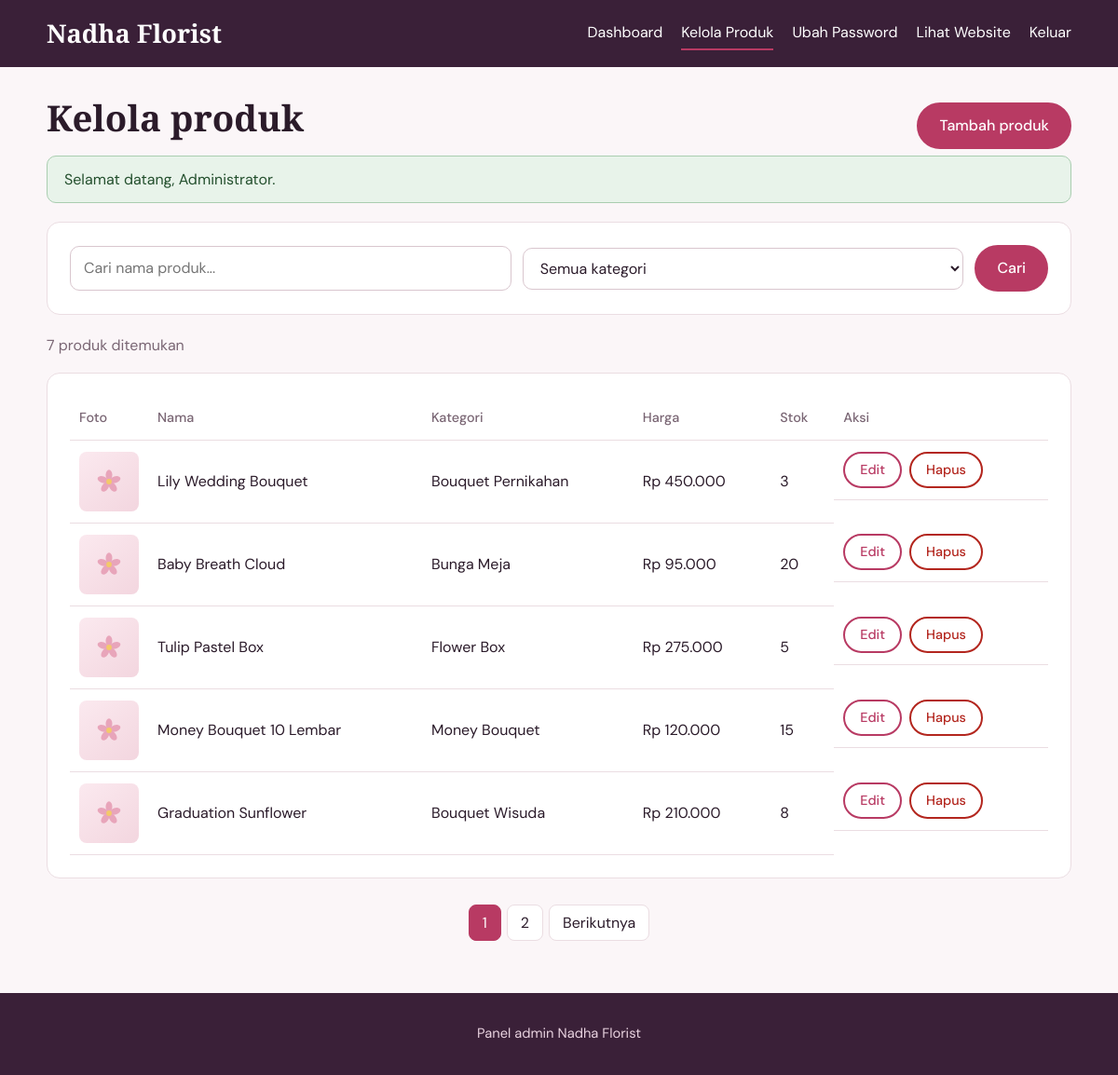
/admin/produk.php (signed in), run on the app's committed database.
### tables this page shows
CREATE TABLE IF NOT EXISTS `produk` (
  `id` int(11) NOT NULL AUTO_INCREMENT,
  `nama` varchar(100) NOT NULL,
  `kategori` varchar(50) NOT NULL,
  `deskripsi` text NOT NULL,
  `harga` decimal(12,2) NOT NULL,
  `stok` int(11) NOT NULL DEFAULT 0,
  `gambar` varchar(255) DEFAULT NULL,
  `created_at` timestamp NOT NULL DEFAULT CURRENT_TIMESTAMP,
  PRIMARY KEY (`id`)
);

### admin/produk.php (the view, shortened to what this page needs)
<?php
require_once "../config/database.php";
require_once "../includes/flash.php";
$keyword  = trim($_GET['keyword'] ?? '');
$kategori = $_GET['kategori'] ?? '';
$page     = isset($_GET['page']) ? (int)$_GET['page'] : 1;
if (!in_array($kategori, KATEGORI, true)) {
    $kategori = '';
}
$hasil = cari_produk($conn, $keyword, $kategori, $page, 5);
require_once "../includes/header.php";
?>
<div class="baris-judul">
    <h1>Kelola produk</h1>
    <a href="tambah.php" class="btn">Tambah produk</a>
</div>
<form method="GET" class="card filter-form">
    <input type="text" name="keyword" placeholder="Cari nama produk..." value="<?= e($keyword); ?>">
    <select name="kategori">
        <option value="">Semua kategori</option>
    </select>
    <button type="submit" class="btn">Cari</button>
</form>
<p class="info"><?= $hasil['total']; ?> produk ditemukan</p>
<div class="card">
    <div class="tabel-wrap">
        <table>
            <thead>
                <tr><th>Foto</th><th>Nama</th><th>Kategori</th><th>Harga</th><th>Stok</th><th>Aksi</th></tr>
            </thead>
            <tbody>
                <?php foreach ($hasil['data'] as $row): ?>
                <tr>
                    <td class="kolom-foto"><?= gambar_produk($row['gambar'], $row['nama'], '../'); ?></td>
                    <td><?= e($row['nama']); ?></td>
                    <td><?= e($row['kategori']); ?></td>
                    <td><?= rupiah($row['harga']); ?></td>
                    <td><?= (int)$row['stok']; ?></td>
                    <td class="aksi-tabel">
                        <a href="edit.php?id=<?= $row['id']; ?>" class="btn btn-kecil btn-garis">Edit</a>
                        <form method="POST" action="hapus.php" onsubmit="return confirm('Hapus produk ini? Tindakan ini tidak bisa dibatalkan.');">
                            <button type="submit" class="btn btn-kecil btn-bahaya">Hapus</button>
                        </form>
                    </td>
                </tr>
                <?php endforeach; ?>
            </tbody>
        </table>
    </div>
</div>
<?php
tampil_paginasi($hasil['page'], $hasil['total_pages'], ['keyword' => $keyword, 'kategori' => $kategori]);
require_once "../includes/footer.php";

### config/database.php (shortened to what this page needs)
<?php
function e($teks)
{
    return htmlspecialchars((string)$teks, ENT_QUOTES, 'UTF-8');
}
function rupiah($angka)
{
    return "Rp " . number_format((float)$angka, 0, ',', '.');
}
function gambar_produk($gambar, $nama, $base = "")
{
    return '<div class="product-image placeholder" role="img" aria-label="Belum ada foto">
        <svg viewBox="0 0 100 100" width="64" height="64" aria-hidden="true">
            <g fill="#E8A5BA">
                <ellipse cx="50" cy="28" rx="11" ry="18"/>
                <ellipse cx="50" cy="28" rx="11" ry="18" transform="rotate(72 50 50)"/>
                <ellipse cx="50" cy="28" rx="11" ry="18" transform="rotate(144 50 50)"/>
                <ellipse cx="50" cy="28" rx="11" ry="18" transform="rotate(216 50 50)"/>
                <ellipse cx="50" cy="28" rx="11" ry="18" transform="rotate(288 50 50)"/>
            </g>
            <circle cx="50" cy="50" r="9" fill="#F3C969"/>
        </svg></div>';
}
function cari_produk($conn, $keyword, $kategori, $page, $per_page)
{
    $where  = "WHERE 1=1";
    $types  = "";
    $params = [];
    $stmt = $conn->prepare("SELECT COUNT(*) FROM produk $where");
    $stmt->execute();
    $stmt->bind_result($total);
    $total_pages = max(1, (int)ceil($total / $per_page));
    $page        = min(max(1, $page), $total_pages);
    $offset      = ($page - 1) * $per_page;
    $stmt  = $conn->prepare("SELECT * FROM produk $where ORDER BY id DESC LIMIT ? OFFSET ?");
    $semua = array_merge($params, [$per_page, $offset]);
    $stmt->bind_param($types . "ii", ...$semua);
    $stmt->execute();
    $data = $stmt->get_result()->fetch_all(MYSQLI_ASSOC);
    return compact('data', 'total', 'total_pages', 'page');
}
function tampil_paginasi($page, $total_pages, $extra = [])
{
    $link = function ($p) use ($extra) {
        return '?' . http_build_query(array_filter($extra, fn($v) => $v !== '') + ['page' => $p]);
    };
    echo '<nav class="pagination" aria-label="Halaman">';
    for ($i = 1; $i <= $total_pages; $i++) {
        $kelas = $i === $page ? ' class="aktif" aria-current="page"' : '';
        echo '<a href="' . $link($i) . '"' . $kelas . '>' . $i . '</a>';
    }
    if ($page < $total_pages) {
        echo '<a href="' . $link($page + 1) . '">Berikutnya</a>';
    }
    echo '</nav>';
}

### assets/style.css (style rules this page uses)
:root { --ink: #2B1B2A; --muted: #7A6674; --bg: #FBF6F8; --surface: #FFFFFF; --rose: #B83A63; --rose-dark: #8F2A4C; --petal: #F6DDE4; --sage: #5E7F66; --line: #EBDDE2; --plum: #3A2038; --radius: 14px; }
* { box-sizing: border-box; }
body { margin: 0; background: var(--bg); color: var(--ink); font-family: "DM Sans", system-ui, sans-serif; line-height: 1.6; }
h1, h2, h3 { font-family: "Cormorant Garamond", Georgia, serif; line-height: 1.15; margin: 0 0 .5em; }
h1 { font-size: 2.4rem; }
a { color: var(--rose); }
.btn { display: inline-block; border: 2px solid var(--rose); background: var(--rose); color: #fff; padding: 10px 22px; border-radius: 999px; font: inherit; font-weight: 500; text-decoration: none; cursor: pointer; transition: background .2s, color .2s; }
.btn-kecil { padding: 6px 16px; font-size: .9rem; }
.btn-garis { background: transparent; color: var(--rose); }
.btn-bahaya { background: #fff; color: #B3261E; border-color: #B3261E; }
.card { background: var(--surface); border: 1px solid var(--line); border-radius: var(--radius); padding: 24px; margin-bottom: 20px; }
.product-image { width: 100%; aspect-ratio: 4 / 3; object-fit: cover; display: block; }
.placeholder { display: grid; place-items: center; background: linear-gradient(140deg, #FBE9EF, #F3D6DF); }
input[type=text], input[type=password], select, textarea { width: 100%; padding: 10px 14px; border: 1px solid #D9C6CE; border-radius: 10px; font: inherit; background: #fff; color: var(--ink); }
.filter-form { display: flex; gap: 12px; flex-wrap: wrap; align-items: center; }
.filter-form input, .filter-form select { flex: 1 1 200px; width: auto; }
.tabel-wrap { overflow-x: auto; }
table { width: 100%; border-collapse: collapse; }
th, td { text-align: left; padding: 12px 10px; border-bottom: 1px solid var(--line); vertical-align: middle; }
th { font-weight: 500; color: var(--muted); font-size: .9rem; }
.kolom-foto { width: 84px; }
.kolom-foto .product-image { width: 64px; height: 64px; border-radius: 8px; aspect-ratio: 1; }
.kolom-foto svg { width: 32px; height: 32px; }
.aksi-tabel { display: flex; gap: 8px; align-items: center; }
.aksi-tabel form { margin: 0; }
.baris-judul { display: flex; justify-content: space-between; align-items: center; gap: 12px; flex-wrap: wrap; }
.pagination { display: flex; gap: 6px; justify-content: center; flex-wrap: wrap; margin-top: 28px; }
.pagination a { padding: 6px 14px; border: 1px solid var(--line); border-radius: 8px; background: #fff; color: var(--ink); text-decoration: none; }
.pagination a.aktif { background: var(--rose); border-color: var(--rose); color: #fff; }
.info { color: var(--muted); }

### data on the page
produk: nama "Lily Wedding Bouquet", kategori "Bouquet Pernikahan", harga "Rp 450.000", stok "3"
produk: nama "Baby Breath Cloud", kategori "Bunga Meja", harga "Rp 95.000", stok "20"
produk: nama "Tulip Pastel Box", kategori "Flower Box", harga "Rp 275.000", stok "5"
produk: nama "Money Bouquet 10 Lembar", kategori "Money Bouquet", harga "Rp 120.000", stok "15"
produk: nama "Graduation Sunflower", kategori "Bouquet Wisuda", harga "Rp 210.000", stok "8"

### other printed values
NAMA_TOKO "Nadha Florist"
$f['pesan'] "Selamat datang, Administrator."
$hasil['total'] "7"
